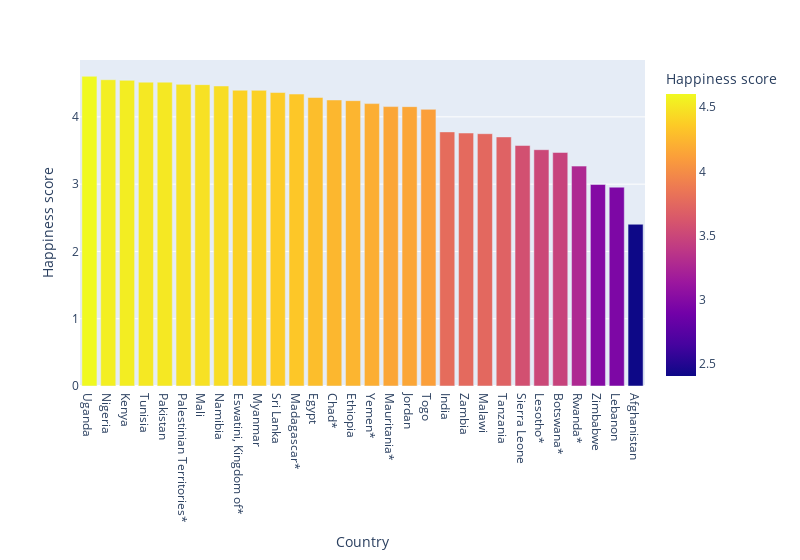
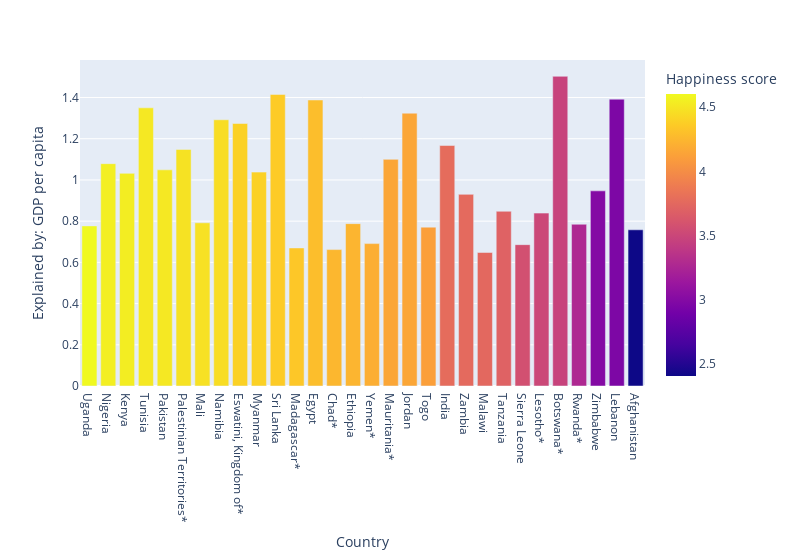
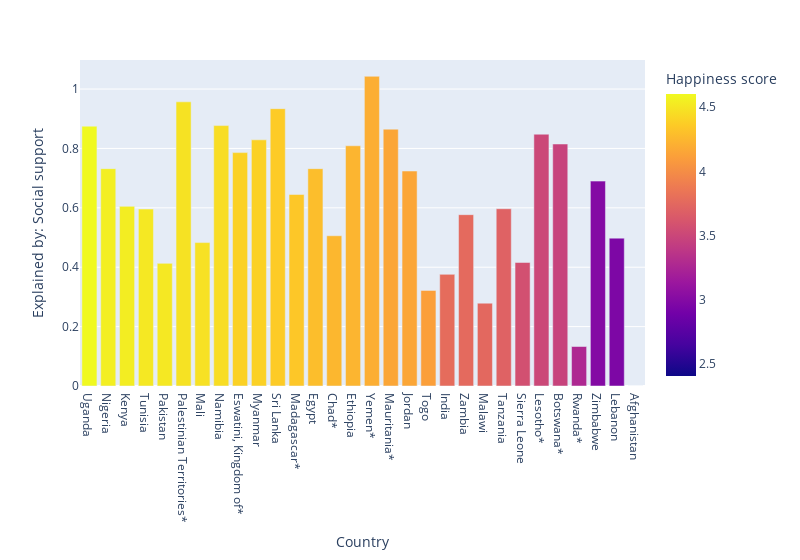
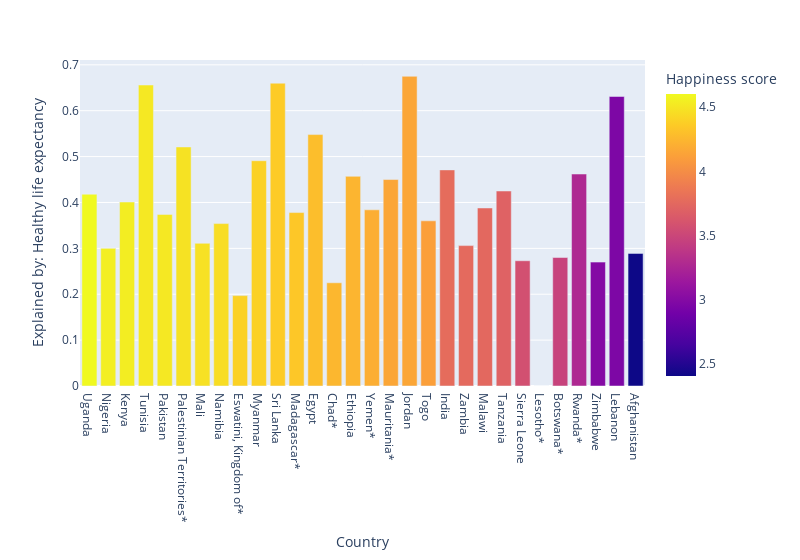

Notebook cell for these charts, in order:
### Code cell
for i in range(1, len(bottom_30_countries.columns)):
    if i == 1 or i >= 5:
        fig = px.bar(bottom_30_countries, x = bottom_30_countries['Country'], y = bottom_30_countries[bottom_30_countries.columns[i]].values, labels = {'y':bottom_30_countries.columns[i]}, color = 'Happiness score', width=800)
        fig.show()

### Figure 1 — Plotly figure (JSON) as saved in the notebook; plotly's stock layout.template omitted (floating-point values rounded to 4 significant figures)
{"data": [{"alignmentgroup": "True", "hovertemplate": "Country=%{x}<br>Happiness score=%{marker.color}<extra></extra>", "legendgroup": "", "marker": {"color": [4.603, 4.552, 4.543, 4.516, 4.516, 4.483, 4.479, 4.459, 4.396, 4.394, 4.362, 4.339, 4.288, 4.251, 4.241, 4.197, 4.153, 4.152, 4.112, 3.777, 3.76, 3.75, 3.702, 3.574, 3.512, 3.471, 3.268, 2.995, 2.955, 2.404], "coloraxis": "coloraxis", "pattern": {"shape": ""}}, "name": "", "offsetgroup": "", "orientation": "v", "showlegend": false, "textposition": "auto", "type": "bar", "x": ["Uganda", "Nigeria", "Kenya", "Tunisia", "Pakistan", "Palestinian Territories*", "Mali", "Namibia", "Eswatini, Kingdom of*", "Myanmar", "Sri Lanka", "Madagascar*", "Egypt", "Chad*", "Ethiopia", "Yemen*", "Mauritania*", "Jordan", "Togo", "India", "Zambia", "Malawi", "Tanzania", "Sierra Leone", "Lesotho*", "Botswana*", "Rwanda*", "Zimbabwe", "Lebanon", "Afghanistan"], "xaxis": "x", "y": [4.603, 4.552, 4.543, 4.516, 4.516, 4.483, 4.479, 4.459, 4.396, 4.394, 4.362, 4.339, 4.288, 4.251, 4.241, 4.197, 4.153, 4.152, 4.112, 3.777, 3.76, 3.75, 3.702, 3.574, 3.512, 3.471, 3.268, 2.995, 2.955, 2.404], "yaxis": "y"}], "layout": {"barmode": "relative", "coloraxis": {"colorbar": {"title": {"text": "Happiness score"}}, "colorscale": [[0, "#0d0887"], [0.1111, "#46039f"], [0.2222, "#7201a8"], [0.3333, "#9c179e"], [0.4444, "#bd3786"], [0.5556, "#d8576b"], [0.6667, "#ed7953"], [0.7778, "#fb9f3a"], [0.8889, "#fdca26"], [1, "#f0f921"]]}, "legend": {"tracegroupgap": 0}, "margin": {"t": 60}, "width": 800, "xaxis": {"anchor": "y", "domain": [0, 1], "title": {"text": "Country"}}, "yaxis": {"anchor": "x", "domain": [0, 1], "title": {"text": "Happiness score"}}}}

### Figure 2 — Plotly figure (JSON) as saved in the notebook; plotly's stock layout.template omitted (floating-point values rounded to 4 significant figures)
{"data": [{"alignmentgroup": "True", "hovertemplate": "Country=%{x}<br>Explained by: GDP per capita=%{y}<br>Happiness score=%{marker.color}<extra></extra>", "legendgroup": "", "marker": {"color": [4.603, 4.552, 4.543, 4.516, 4.516, 4.483, 4.479, 4.459, 4.396, 4.394, 4.362, 4.339, 4.288, 4.251, 4.241, 4.197, 4.153, 4.152, 4.112, 3.777, 3.76, 3.75, 3.702, 3.574, 3.512, 3.471, 3.268, 2.995, 2.955, 2.404], "coloraxis": "coloraxis", "pattern": {"shape": ""}}, "name": "", "offsetgroup": "", "orientation": "v", "showlegend": false, "textposition": "auto", "type": "bar", "x": ["Uganda", "Nigeria", "Kenya", "Tunisia", "Pakistan", "Palestinian Territories*", "Mali", "Namibia", "Eswatini, Kingdom of*", "Myanmar", "Sri Lanka", "Madagascar*", "Egypt", "Chad*", "Ethiopia", "Yemen*", "Mauritania*", "Jordan", "Togo", "India", "Zambia", "Malawi", "Tanzania", "Sierra Leone", "Lesotho*", "Botswana*", "Rwanda*", "Zimbabwe", "Lebanon", "Afghanistan"], "xaxis": "x", "y": [0.777, 1.079, 1.032, 1.35, 1.049, 1.148, 0.792, 1.292, 1.274, 1.038, 1.415, 0.67, 1.388, 0.662, 0.788, 0.691, 1.1, 1.324, 0.771, 1.167, 0.93, 0.648, 0.848, 0.686, 0.839, 1.503, 0.785, 0.947, 1.392, 0.758], "yaxis": "y"}], "layout": {"barmode": "relative", "coloraxis": {"colorbar": {"title": {"text": "Happiness score"}}, "colorscale": [[0, "#0d0887"], [0.1111, "#46039f"], [0.2222, "#7201a8"], [0.3333, "#9c179e"], [0.4444, "#bd3786"], [0.5556, "#d8576b"], [0.6667, "#ed7953"], [0.7778, "#fb9f3a"], [0.8889, "#fdca26"], [1, "#f0f921"]]}, "legend": {"tracegroupgap": 0}, "margin": {"t": 60}, "width": 800, "xaxis": {"anchor": "y", "domain": [0, 1], "title": {"text": "Country"}}, "yaxis": {"anchor": "x", "domain": [0, 1], "title": {"text": "Explained by: GDP per capita"}}}}

### Figure 3 — Plotly figure (JSON) as saved in the notebook; plotly's stock layout.template omitted (floating-point values rounded to 4 significant figures)
{"data": [{"alignmentgroup": "True", "hovertemplate": "Country=%{x}<br>Explained by: Social support=%{y}<br>Happiness score=%{marker.color}<extra></extra>", "legendgroup": "", "marker": {"color": [4.603, 4.552, 4.543, 4.516, 4.516, 4.483, 4.479, 4.459, 4.396, 4.394, 4.362, 4.339, 4.288, 4.251, 4.241, 4.197, 4.153, 4.152, 4.112, 3.777, 3.76, 3.75, 3.702, 3.574, 3.512, 3.471, 3.268, 2.995, 2.955, 2.404], "coloraxis": "coloraxis", "pattern": {"shape": ""}}, "name": "", "offsetgroup": "", "orientation": "v", "showlegend": false, "textposition": "auto", "type": "bar", "x": ["Uganda", "Nigeria", "Kenya", "Tunisia", "Pakistan", "Palestinian Territories*", "Mali", "Namibia", "Eswatini, Kingdom of*", "Myanmar", "Sri Lanka", "Madagascar*", "Egypt", "Chad*", "Ethiopia", "Yemen*", "Mauritania*", "Jordan", "Togo", "India", "Zambia", "Malawi", "Tanzania", "Sierra Leone", "Lesotho*", "Botswana*", "Rwanda*", "Zimbabwe", "Lebanon", "Afghanistan"], "xaxis": "x", "y": [0.875, 0.732, 0.605, 0.596, 0.413, 0.957, 0.483, 0.877, 0.786, 0.829, 0.934, 0.645, 0.732, 0.506, 0.809, 1.043, 0.865, 0.724, 0.322, 0.376, 0.577, 0.279, 0.597, 0.416, 0.848, 0.815, 0.133, 0.69, 0.498, 0], "yaxis": "y"}], "layout": {"barmode": "relative", "coloraxis": {"colorbar": {"title": {"text": "Happiness score"}}, "colorscale": [[0, "#0d0887"], [0.1111, "#46039f"], [0.2222, "#7201a8"], [0.3333, "#9c179e"], [0.4444, "#bd3786"], [0.5556, "#d8576b"], [0.6667, "#ed7953"], [0.7778, "#fb9f3a"], [0.8889, "#fdca26"], [1, "#f0f921"]]}, "legend": {"tracegroupgap": 0}, "margin": {"t": 60}, "width": 800, "xaxis": {"anchor": "y", "domain": [0, 1], "title": {"text": "Country"}}, "yaxis": {"anchor": "x", "domain": [0, 1], "title": {"text": "Explained by: Social support"}}}}

### Figure 4 — Plotly figure (JSON) as saved in the notebook; plotly's stock layout.template omitted (floating-point values rounded to 4 significant figures)
{"data": [{"alignmentgroup": "True", "hovertemplate": "Country=%{x}<br>Explained by: Healthy life expectancy=%{y}<br>Happiness score=%{marker.color}<extra></extra>", "legendgroup": "", "marker": {"color": [4.603, 4.552, 4.543, 4.516, 4.516, 4.483, 4.479, 4.459, 4.396, 4.394, 4.362, 4.339, 4.288, 4.251, 4.241, 4.197, 4.153, 4.152, 4.112, 3.777, 3.76, 3.75, 3.702, 3.574, 3.512, 3.471, 3.268, 2.995, 2.955, 2.404], "coloraxis": "coloraxis", "pattern": {"shape": ""}}, "name": "", "offsetgroup": "", "orientation": "v", "showlegend": false, "textposition": "auto", "type": "bar", "x": ["Uganda", "Nigeria", "Kenya", "Tunisia", "Pakistan", "Palestinian Territories*", "Mali", "Namibia", "Eswatini, Kingdom of*", "Myanmar", "Sri Lanka", "Madagascar*", "Egypt", "Chad*", "Ethiopia", "Yemen*", "Mauritania*", "Jordan", "Togo", "India", "Zambia", "Malawi", "Tanzania", "Sierra Leone", "Lesotho*", "Botswana*", "Rwanda*", "Zimbabwe", "Lebanon", "Afghanistan"], "xaxis": "x", "y": [0.418, 0.3, 0.401, 0.656, 0.374, 0.521, 0.311, 0.354, 0.197, 0.491, 0.66, 0.378, 0.548, 0.225, 0.457, 0.384, 0.45, 0.675, 0.36, 0.471, 0.306, 0.388, 0.425, 0.273, 0, 0.28, 0.462, 0.27, 0.631, 0.289], "yaxis": "y"}], "layout": {"barmode": "relative", "coloraxis": {"colorbar": {"title": {"text": "Happiness score"}}, "colorscale": [[0, "#0d0887"], [0.1111, "#46039f"], [0.2222, "#7201a8"], [0.3333, "#9c179e"], [0.4444, "#bd3786"], [0.5556, "#d8576b"], [0.6667, "#ed7953"], [0.7778, "#fb9f3a"], [0.8889, "#fdca26"], [1, "#f0f921"]]}, "legend": {"tracegroupgap": 0}, "margin": {"t": 60}, "width": 800, "xaxis": {"anchor": "y", "domain": [0, 1], "title": {"text": "Country"}}, "yaxis": {"anchor": "x", "domain": [0, 1], "title": {"text": "Explained by: Healthy life expectancy"}}}}
